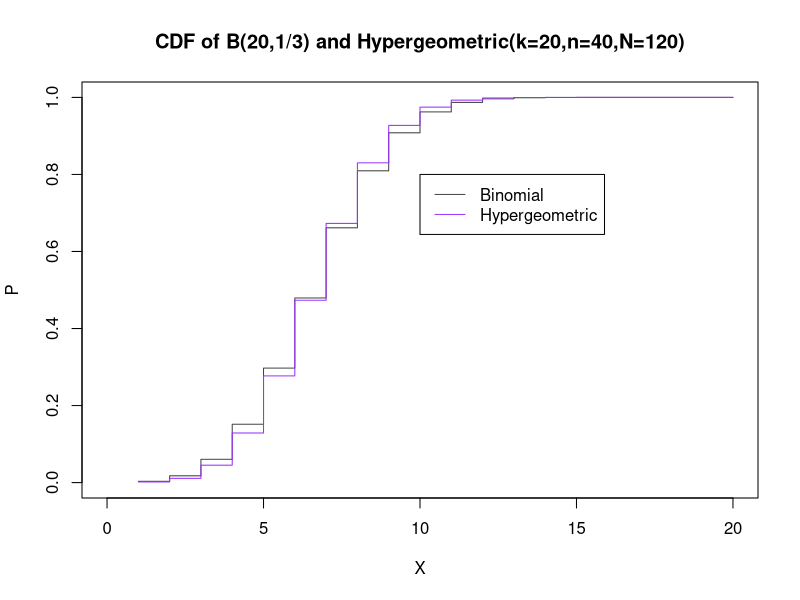
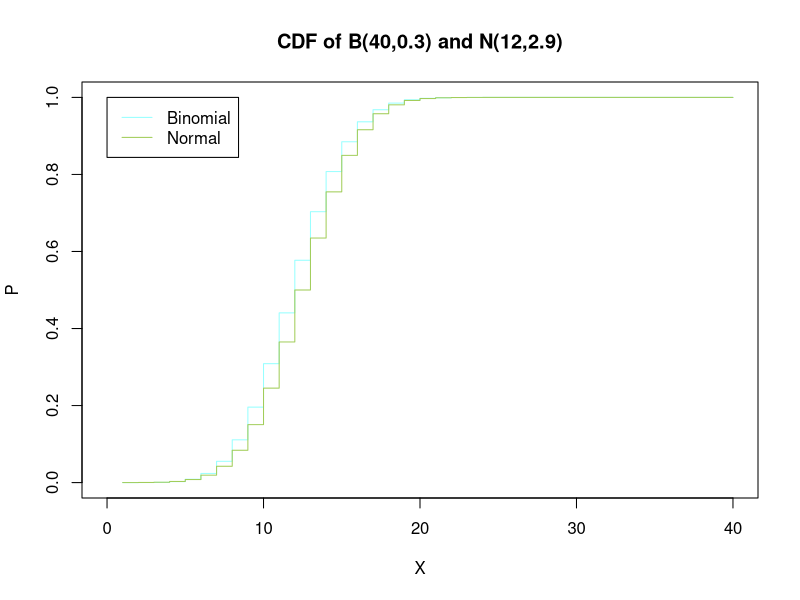
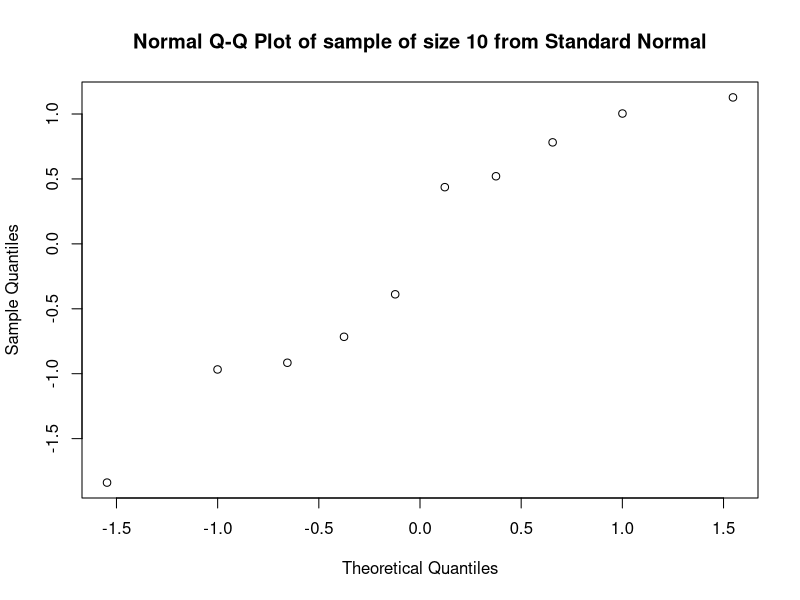
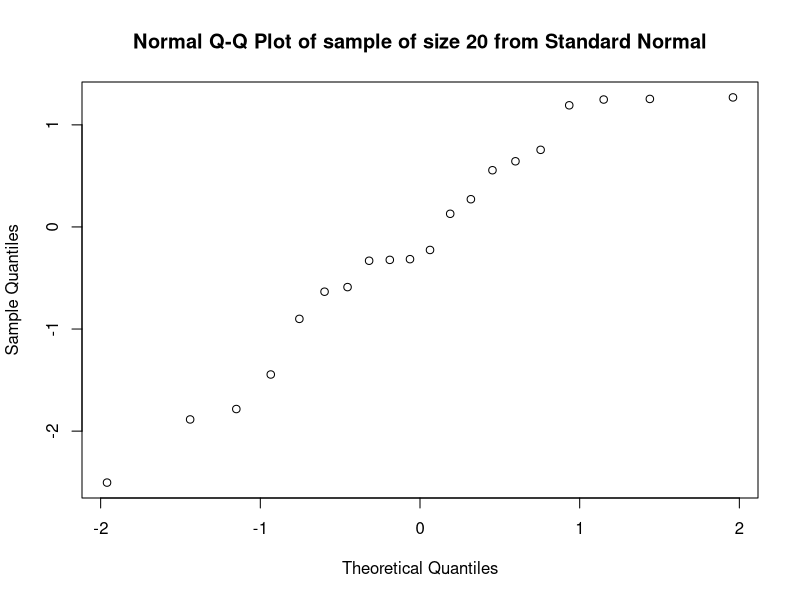
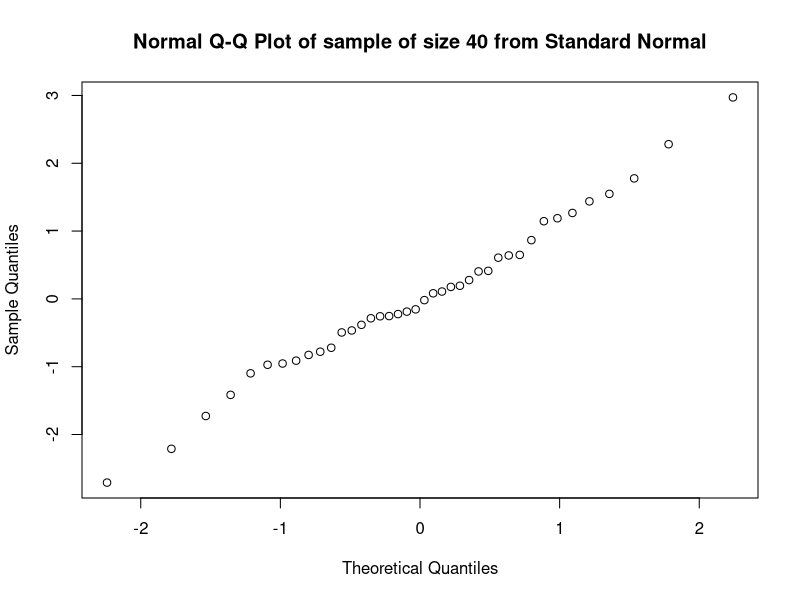
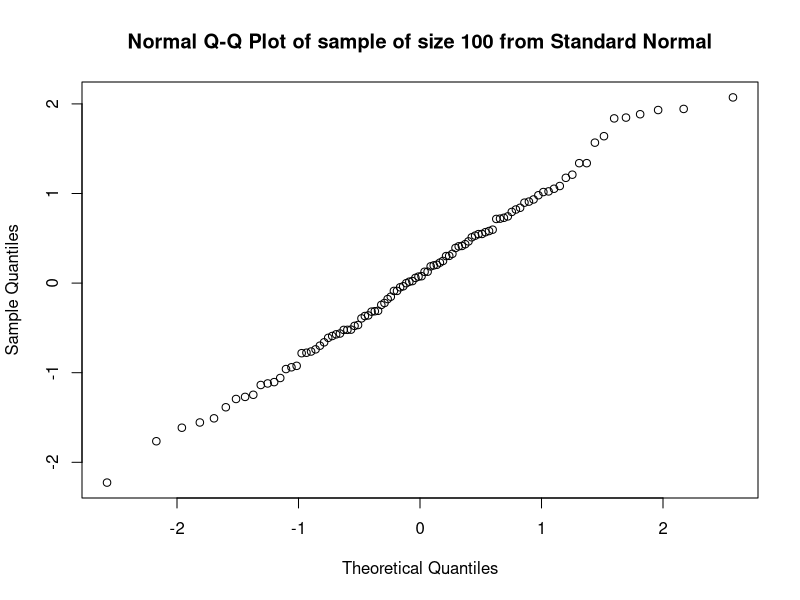
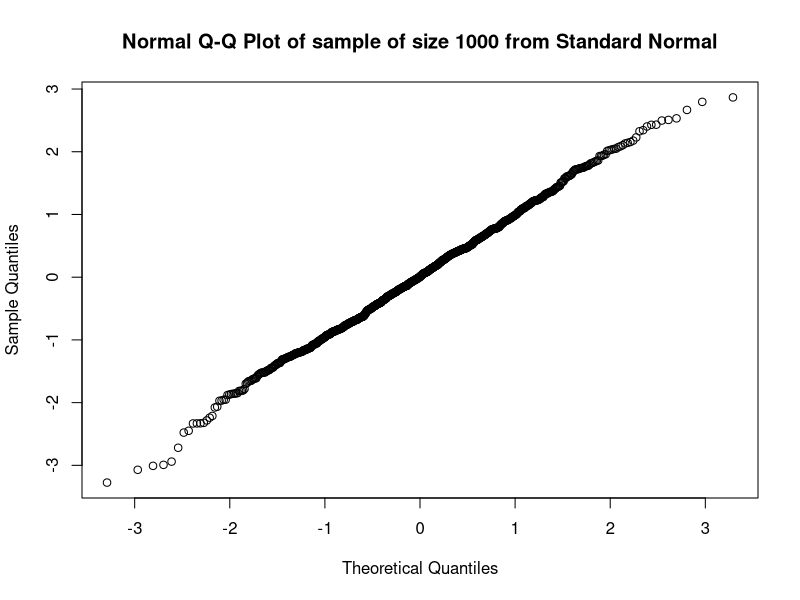
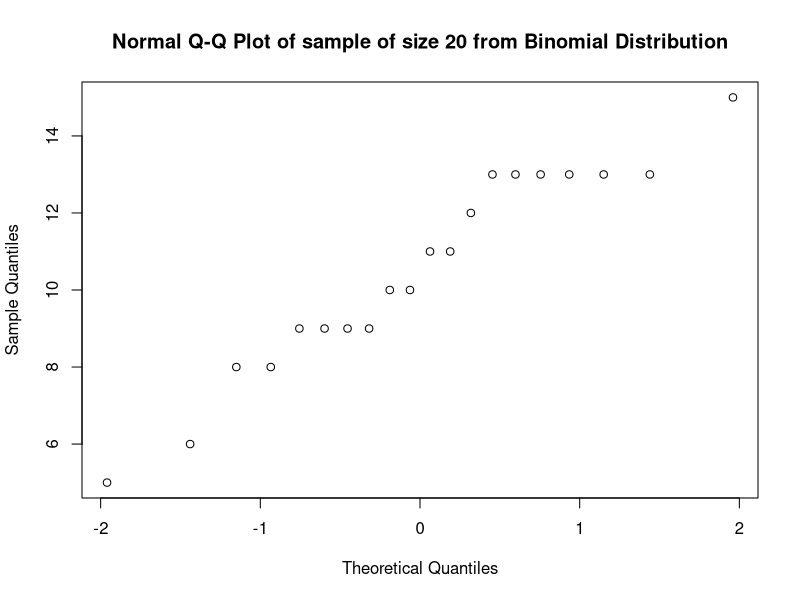

Recreate these plots in R, in order.
## ---- chunk 1
knitr::opts_chunk$set(echo = TRUE)
## ---- chunk 2
cat("P{X<=10} =", pgamma(10, shape = 2.5, scale = 5))
cat("P{X>5} =", pgamma(5, shape = 2.5, scale = 5, lower.tail = FALSE))
cat("P{|X-8|<3} =", pgamma(11, shape = 2.5, scale = 5) - pgamma(5, shape = 2.5, scale = 5))
cat("Quantile z for P{X<z} = .1 is", qgamma(0.1, shape = 2.5, scale = 5))
## ---- chunk 3
x1 <- 1:20
yb1 <- pbinom(x1, size = 20, prob = 1/3)
yh <- phyper(x1, m = 40, n = 80, k = 20)
plot(x1, yb1, type = 's', col = 'gray26', xlim = c(0,20), ylim = c(0,1), 
     main = "CDF of B(20,1/3) and Hypergeometric(k=20,n=40,N=120)", xlab = 'X', ylab = 'P')
lines(x1, yh, type = 's', col = 'purple1')
legend(10, 0.8, legend = c("Binomial", "Hypergeometric"), col = c("grey26", "purple1"),
       lty = 1:1)
## ---- chunk 4
x2 <- 1:40
yb2 <- pbinom(x2, size = 40, prob = 0.3)
yn <- pnorm(x2, mean = 12, sd = 2.9)
plot(x2, yb2, type = 's', col = 'darkslategray1', xlim = c(0,40), ylim = c(0,1),
     main = "CDF of B(40,0.3) and N(12,2.9)", xlab = 'X', ylab = 'P')
lines(x2, yn, type = 's', col = 'darkolivegreen3')
legend(0, 1, legend = c("Binomial", "Normal"), col = c("darkslategray1", "darkolivegreen3"),
       lty = 1:1)
## ---- chunk 5
sample10 <- rnorm(10)
sample20 <- rnorm(20)
sample40 <- rnorm(40)
sample100 <- rnorm(100)
sample1000 <- rnorm(1000)
qqnorm(sample10, main = "Normal Q-Q Plot of sample of size 10 from Standard Normal")
qqnorm(sample20, main = "Normal Q-Q Plot of sample of size 20 from Standard Normal")
qqnorm(sample40, main = "Normal Q-Q Plot of sample of size 40 from Standard Normal")
qqnorm(sample100, main = "Normal Q-Q Plot of sample of size 100 from Standard Normal")
qqnorm(sample1000, main = "Normal Q-Q Plot of sample of size 1000 from Standard Normal")
## ---- chunk 6
sampleB20 <- rbinom(20, size = 40, prob = 0.3)
sampleB1000 <- rbinom(1000, size = 40, prob = 0.3)
qqnorm(sampleB20, main = "Normal Q-Q Plot of sample of size 20 from Binomial Distribution")
qqnorm(sampleB1000, main = "Normal Q-Q Plot of sample of size 1000 from Binomial Distribution")
## ---- chunk 7
cat("The probability that a standard normally distributed variable is larger than 3 is",
    pnorm(3, lower.tail = FALSE))
## ---- chunk 8
cat("The probability that a normally distributed variable with mean 35 and standard
    deviation 6 is larger than 42 is", pnorm(42, mean = 35, sd = 6, lower.tail = FALSE))
## ---- chunk 9
cat("The probability of getting 10 out of 10 successes in a binomial distribution with
    probability 0.8 is", dbinom(10, size = 10, prob = 0.8))
## ---- chunk 10
cat("The probability of X < 0.9 when X has the standard uniform distribution is", punif(0.9))
## ---- chunk 11
cat("The probability of X > 6.5 in a Chi-Squared distribution with 2 degrees of freedom is",
    pchisq(6.5, df = 2, lower.tail = FALSE))
## ---- chunk 12
sampleC <- rcauchy(1000)
sampleL <- rlnorm(1000)
sampleT <- rt(1000, df = 1)
sampleU <- runif(1000)
UC <- pcauchy(sampleC)
UL <- plnorm(sampleL)
UT <- pt(sampleT, df = 1)
qqplot(sampleU, UC, main = "Q-Q plot U(0,1) vs. F[Cauchy(0,1)]", xlab = "Standard Normal",
       ylab = "Standard Cauchy")
qqplot(sampleU, UL, main = "Q-Q plot U(0,1) vs. F[Lognormal(0,1)]", xlab = "Standard Normal",
       ylab = "Lognormal(0,1)")
qqplot(sampleU, UT, main = "Q-Q plot U(0,1) vs. F(t1)", xlab = "Standard Normal", ylab = "t1")
## ---- chunk 13
y <- rexp(1000) + rexp(1000)
Y <- y^(1/2)
qqnorm(Y, ylim = c(mean(Y) - sd(Y), mean(Y) + sd(Y)))
